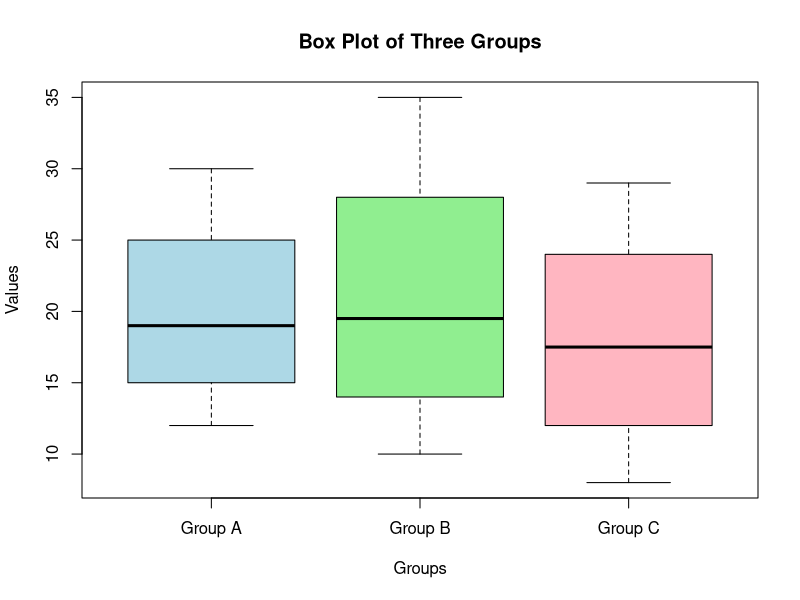

Here is the R script that generated this plot:
dir.create("plots", showWarnings = FALSE)
g1 <- c(12, 15, 18, 20, 25, 30)
g2 <- c(10, 14, 17, 22, 28, 35)
g3 <- c(8, 12, 16, 19, 24, 29)
png("plots/15_boxplot.png", width = 800, height = 600)
boxplot(g1, g2, g3, names = c("Group A", "Group B", "Group C"), main = "Box Plot of Three Groups", xlab = "Groups", ylab = "Values", col = c("lightblue", "lightgreen", "lightpink"))
dev.off()
cat("Box plot saved to plots/15_boxplot.png\n")
cat("Group A summary:\n")
print(summary(g1))
